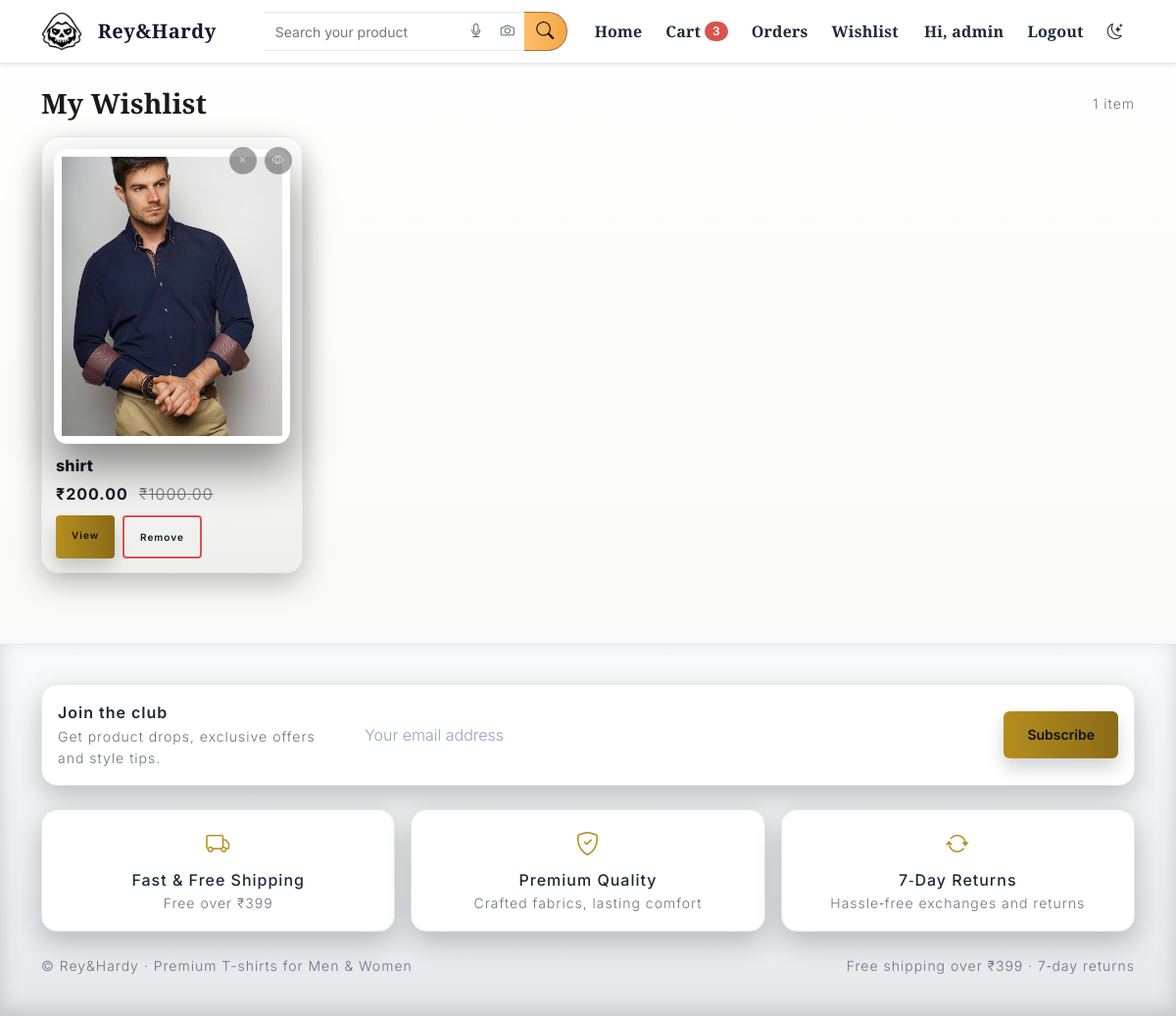
Screenshot of /wishlist/ (signed in) with the database file from the repository.
### catalog/models.py (models this page shows, shortened)
class WishlistItem(models.Model):
    user = models.ForeignKey(User, on_delete=models.CASCADE, related_name="wishlist")
    product = models.ForeignKey(Product, on_delete=models.CASCADE)
    added_at = models.DateTimeField(auto_now_add=True)
    class Meta:
        unique_together = ("user", "product")

class ProductImage(models.Model):
    product = models.ForeignKey(Product, on_delete=models.CASCADE, related_name="images")
    image = models.ImageField(upload_to="products/")
    alt_text = models.CharField(max_length=200, blank=True)
    is_primary = models.BooleanField(default=False)

class Product(models.Model):
    name = models.CharField(max_length=200)
    slug = models.SlugField(max_length=220, unique=True, blank=True)
    category = models.ForeignKey(Category, on_delete=models.PROTECT, related_name="products")
    description = models.TextField(blank=True)
    base_price = models.DecimalField(max_digits=10, decimal_places=2)  # price before discounts
    sale_price = models.DecimalField(max_digits=10, decimal_places=2, null=True, blank=True)
    is_active = models.BooleanField(default=True)
    is_best_seller = models.BooleanField(default=False)
    created_at = models.DateTimeField(auto_now_add=True)
    weight_kg = models.DecimalField(max_digits=6, decimal_places=3, null=True, blank=True, help_text="Weight per unit in kg")
    length_cm = models.PositiveIntegerField(null=True, blank=True, help_text="Package length in cm")
    breadth_cm = models.PositiveIntegerField(null=True, blank=True, help_text="Package breadth in cm")
    height_cm = models.PositiveIntegerField(null=True, blank=True, help_text="Package height in cm")
    def price(self) -> Decimal:
        return self.sale_price if self.sale_price is not None else self.base_price

### catalog/views.py (the view)
# urls.py: path("wishlist/", views.wishlist, name="wishlist"),
@login_required
def wishlist(request):
    items = (
        WishlistItem.objects.filter(user=request.user)
        .select_related("product")
        .prefetch_related("product__images")
    )
    return render(request, "catalog/wishlist.html", {"items": items})

### templates/catalog/wishlist.html
{% extends "base.html" %}
{% block content %}
  <div class="d-flex justify-content-between align-items-center mb-3">
    <h2 class="mb-0">My Wishlist</h2>
    {% if items %}
      <div class="text-muted small">{{ items|length }} item{% if items|length != 1 %}s{% endif %}</div>
    {% endif %}
  </div>
  {% if items %}
    <div class="row g-3 wish-grid">
      {% for item in items %}
        {% with p=item.product %}
        <div class="col-12 col-sm-6 col-md-4 col-lg-3">
          <div class="shadow-frame wish-card h-100">
            <div class="sf-actions">
              <a class="btn-icon" href="/wishlist/remove/{{ p.id }}/" title="Remove from wishlist"><i class="bi bi-x"></i></a>
              <a class="btn-icon" href="/product/{{ p.slug }}/" title="View"><i class="bi bi-eye"></i></a>
            </div>
            <a class="sf-image" href="/product/{{ p.slug }}/">
              {% with img=p.images.all.0 %}
                {% if img %}
                  <img src="{{ img.image.url }}" alt="{{ img.alt_text }}" loading="lazy" />
                {% else %}
                  <div class="product-img d-flex align-items-center justify-content-center text-muted" style="height:210px;">No Image</div>
                {% endif %}
              {% endwith %}
            </a>
            <div class="sf-body">
              <div class="sf-title">{{ p.name }}</div>
              <div>
                {% if p.sale_price %}
                  <span class="sf-price">{{ CURRENCY_SYMBOL }}{{ p.sale_price }}</span>
                  <span class="sf-price-old">{{ CURRENCY_SYMBOL }}{{ p.base_price }}</span>
                {% else %}
                  <span class="sf-price">{{ CURRENCY_SYMBOL }}{{ p.base_price }}</span>
                {% endif %}
              </div>
              <div class="d-flex gap-2 mt-2">
                <a href="/product/{{ p.slug }}/" class="btn btn-sm btn-gradient">View</a>
                <a href="/wishlist/remove/{{ p.id }}/" class="btn btn-sm btn-outline-danger">Remove</a>
              </div>
            </div>
          </div>
        </div>
        {% endwith %}
      {% endfor %}
    </div>
  {% else %}
    <div class="text-center py-5">
      <h5>Your wishlist is empty</h5>
      <a href="/" class="btn btn-primary mt-2">Browse Products</a>
    </div>
  {% endif %}
{% endblock %}

### templates/partials/navbar.html (shortened to what this page needs)
{% load static %}
<nav class="navbar navbar-expand-md navbar-dark bg-gradient-primary shadow-sm navbar-sticky d-none d-md-block">
  <div class="container">
    <a class="navbar-brand d-flex align-items-center" href="/">
      <img src="{% static BRAND_LOGO %}" alt="{{ STORE_NAME }}" height="40" class="logo-img me-2" onerror="this.style.display='none'" />
      <span class="logo">Rey&Hardy</span>
    </a>
    <form class="amz-search amz--no-cat d-flex flex-grow-1 mx-3" role="search" method="get" action="/search/">
      <div class="amz-wrap w-100">
        <input class="amz-input" type="search" name="q" placeholder="Search your product" aria-label="Search" value="{{ request.GET.q|default:'' }}" />
        <div class="amz-tools">
          <button class="amz-tool" type="button" id="voiceSearchBtn" title="Voice search"><i class="bi bi-mic"></i></button>
          <button class="amz-tool" type="button" id="imageSearchBtn" title="Search with image"><i class="bi bi-camera"></i></button>
        </div>
        <button class="amz-submit" type="submit"><i class="bi bi-search"></i></button>
      </div>
    </form>
    <div class="collapse navbar-collapse" id="navbarsExample">
      <ul class="navbar-nav me-auto mb-2 mb-lg-0">
        <li class="nav-item"><a href="/" class="nav-link">Home</a></li>
        <li class="nav-item">
          <a href="/cart/" class="nav-link position-relative">
            Cart
            {% if CART_COUNT and CART_COUNT > 0 %}
              <span class="badge rounded-pill bg-danger ms-1">{{ CART_COUNT }}</span>
            {% endif %}
          </a>
        </li>
        <li class="nav-item"><a href="/orders/" class="nav-link">Orders</a></li>
        <li class="nav-item"><a href="/wishlist/" class="nav-link">Wishlist</a></li>
      </ul>
      <ul class="navbar-nav align-items-center">
        {% if user.is_authenticated %}
          <li class="nav-item"><a href="/accounts/you/" class="nav-link">Hi, {{ user.username }}</a></li>
          <li class="nav-item"><a href="/accounts/logout/" class="nav-link">Logout</a></li>
        {% else %}
          <li class="nav-item"><a href="/accounts/login/" class="nav-link">Login</a></li>
          <li class="nav-item"><a href="/accounts/signup/" class="nav-link">Sign up</a></li>
        {% endif %}
        <li class="nav-item ms-2">
          <a href="#" class="nav-link" id="themeToggle" title="Toggle dark/light">
            <i class="bi bi-brightness-high" id="themeToggleIcon"></i>
          </a>
        </li>
      </ul>
    </div>
  </div>
</nav>

### rows the page displays
WishlistItem: image (picture), product.name "shirt", CURRENCY_SYMBOL "₹", product.sale_price "200.00", product.base_price "1000.00"

### other values shown
{{ CART_COUNT }} "3"
{{ user.username }} "admin"
{{ items|length }} "1"
{{ CURRENCY_SYMBOL }} "₹"
{{ FREE_SHIPPING_THRESHOLD }} "399"
{{ STORE_NAME }} "Rey&Hardy"
{{ BRAND_TAGLINE }} "Premium T-shirts for Men & Women"
